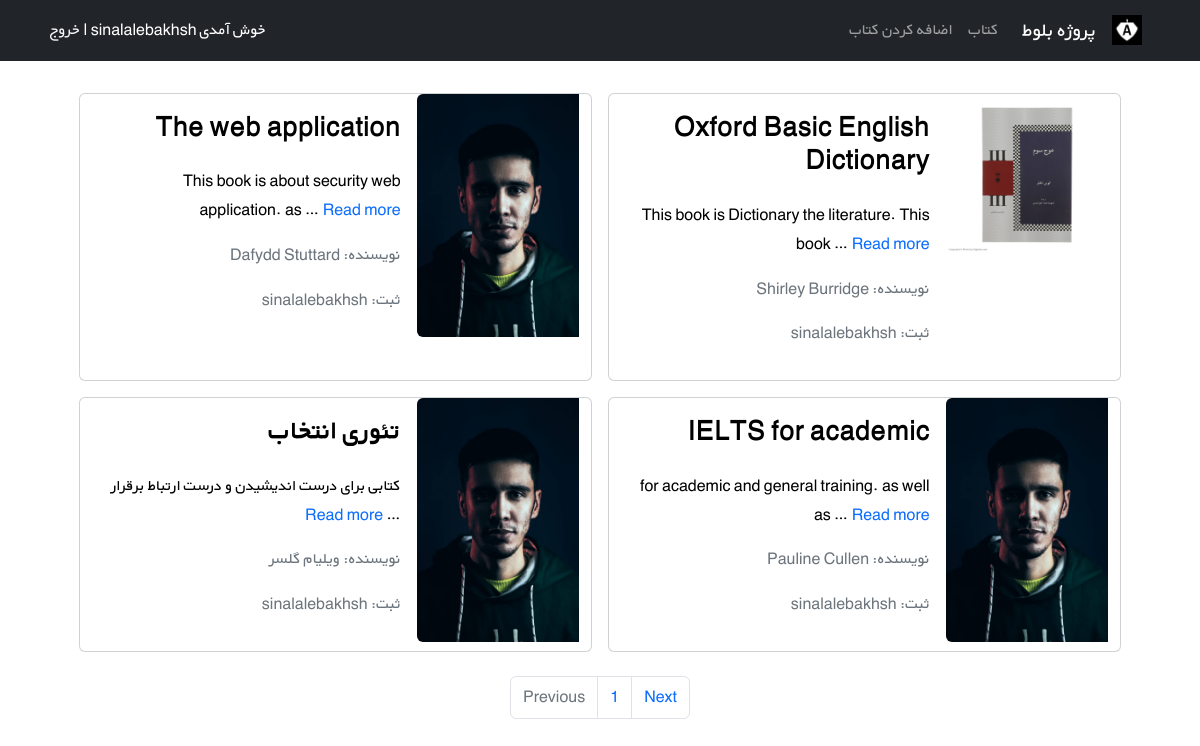
Before: /books/ (signed in) with the older database file.
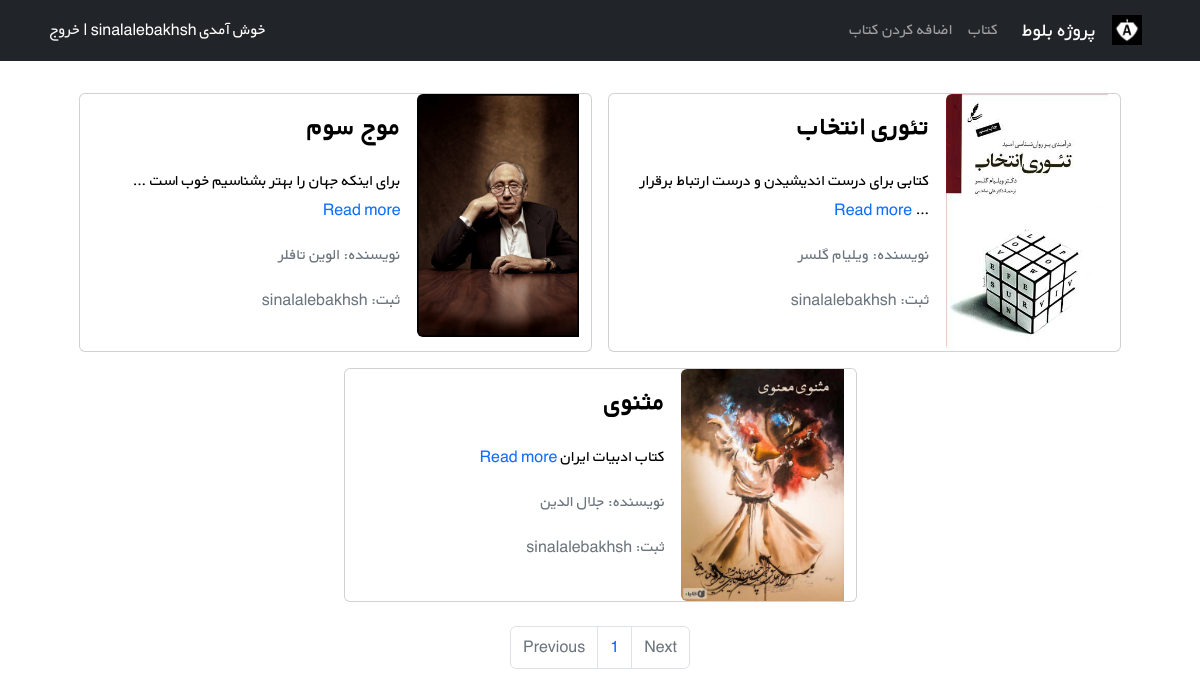
After: the same page with the newer database file.
### books/models.py (models this page shows, shortened)
class Book(models.Model):
    user = models.ForeignKey(get_user_model(), on_delete=models.CASCADE)
    title = models.CharField(max_length=200)
    author = models.CharField(max_length=200)
    description = models.TextField()
    price = models.DecimalField(max_digits=5, decimal_places=2)
    cover = models.ImageField(upload_to='covers/', blank=True)
    def get_absolute_url(self):
        return reverse("book_detail", args=[self.id])

### accounts/models.py (models this page shows)
class CustomUser(AbstractUser):
    email = models.EmailField(unique=True)

### books/views.py (the view)
# urls.py: path('', BookListView.as_view(), name="book_list"),
class BookListView(LoginRequiredMixin, generic.ListView):
    model = Book
    paginate_by = 4
    template_name = 'books/book_list.html'
    context_object_name = 'books'

### books/templates/books/book_list.html (shortened to what this page needs)
{% extends '_base.html' %}
{% block content %}
<div class="container mt-4">
    <div class="row flex-row-reverse justify-content-md-center">
        {% for book in books  %}
        <div class="card m-2" style="max-width: 45%">
            <div class="row g-0 h-100" dir="rtl">
                    <div class="col-md-4">
                        {% if book.cover %}
                            <a href="{{ book.get_absolute_url }}">
                                <img  src="{{ book.cover.url }}" class="img-fluid rounded-start" alt="..."  >
                            </a>
                        {% else %}
                            <a href="{{ book.get_absolute_url }}">
                                <img  src="/static/pages/sinalalebakhsh.jpg" class="img-fluid rounded-start" alt="...">
                            </a>
                        {% endif %}
                    </div>
                    <div class="col-md-8 h-100">
                        <div class="d-flex flex-column justify-content-between h-100">
                            <div class="card-body">
                                <a href="{{ book.get_absolute_url }}"
                                   class="text-decoration-none"
                                   style="color:#000000;">
                                    <h3 class="card-title" ><strong>{{ book.title | capfirst }}</strong></h3>
                                    <p class="card-text pt-3">{{ book.description | truncatewords:8 }}
                                </a>
                                    <a class="text-decoration-none" href="{{ book.get_absolute_url }}">Read more</a>
                                <p class="text-muted">نویسنده: {{ book.author }}</p>
                                <p class="text-muted">ثبت: {{ book.user }}</p>
                            </div>
                        </div>
                    </div>
                </div>
            </div>
        {% endfor %}
    </div>
</div>
<ul class="pagination justify-content-center mt-3">
    {% if page_obj.has_previous %}
        <li class="page-item"><a class="page-link" href="?page={{ page_obj.previous_page_number }}">Previous</a></li>
    {% else %}
        <li class="page-item disabled"><a class="page-link" href="">Previous</a></li>
    {% endif %}
    <li class="page-item"><a class="page-link" href="#">{{ page_obj.number }}</a></li>
    {% if page_obj.has_next %}
        <li class="page-item"><a class="page-link" href="?page={{ page_obj.next_page_number }}">Next</a></li>
    {% else %}
        <li class="page-item disabled"><a class="page-link" href="#">Next</a></li>
    {% endif %}
  </ul>
{% endblock content %}

### templates/_base.html (shortened to what this page needs)
{% load static %}
<!DOCTYPE html>
<html lang="en">
<head>
    <link href="https://cdn.jsdelivr.net/npm/bootstrap@5.1.3/dist/css/bootstrap.min.css" rel="stylesheet"
>
    <link rel="stylesheet" href="{% static 'css/style.css'%}">
    <link href="https://cdn.jsdelivr.net/npm/bootstrap@5.2.2/dist/css/bootstrap.min.css" rel="stylesheet"
>
</head>
<body>
    <nav class="navbar navbar-expand-lg navbar-dark bg-dark" dir="rtl">
        <div class="container">
            <a class="navbar-brand" href="{% url 'home' %}">
                <img src="{% static 'icons/logo.jpg' %}" alt="" height="30"
                     class="d-inline-block align-text-top">
            </a>
            <a class="navbar-brand mx-3" href="{% url 'home' %}">پروژه بلوط</a>
            <div class="collapse navbar-collapse" id="navbarNavAltMarkup">
                <div class="navbar-nav">
                    {% if user.is_authenticated %}
                        <a class="nav-link" href="{% url 'book_list' %}">کتاب</a>
                        <a class="nav-link" href="{% url 'book_create'%}">اضافه کردن کتاب</a>
                    {% endif %}
                </div>
            </div>
            <div class="mx-2 text-white">
                {% if user.is_authenticated %}
                    خوش آمدی {{ user.username }} | <a class="link-light text-decoration-none" href="{% url 'logout' %}">خروج</a>
                {% else %}
                <a href="{% url 'login' %}" class="link-light text-decoration-none">ورود</a>
                <span> یا </span>
                <a href="{% url 'signup' %}" class="link-light text-decoration-none">ثبت نام</a>
                {% endif %}
            </div>
        </div>
    </nav>
    {% block content %}
    {% endblock content %}
</body>
</html>

### static/css/style.css (style rules this page uses)
* { font-family: 'BYekan', sans-serif; line-height: 1.8rem; }

Changed rows visible on the page:
removed Book: cover (picture), title "Oxford Basic English Dictionary", description "This book is Dictionary the literature. This book …", author "Shirley Burridge", user "sinalalebakhsh"
removed Book: title "The web application", description "This book is about security web application. as …", author "Dafydd Stuttard", user "sinalalebakhsh"
removed Book: title "IELTS for academic", description "for academic and general training. as well as …", author "Pauline Cullen", user "sinalalebakhsh"
changed Book "تئوری انتخاب": cover: picture added
now on this page (row edited): Book: cover (picture), title "موج سوم", description "برای اینکه جهان را بهتر بشناسیم خوب است …", author "الوین تافلر", user "sinalalebakhsh"
now on this page (row unchanged): Book: cover (picture), title "مثنوی", description "کتاب ادبیات ایران", author "جلال الدین", user "sinalalebakhsh"
